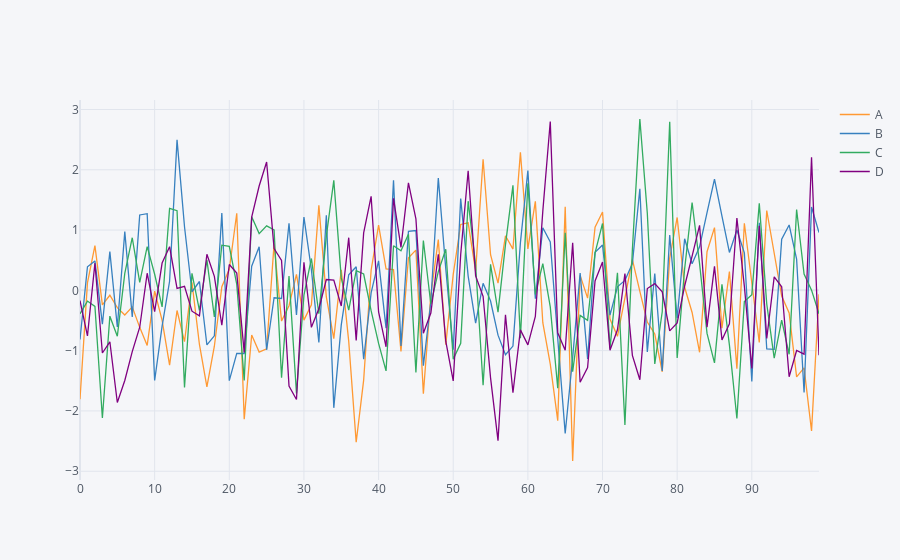

Here is the notebook cell this chart was saved with:
### Code cell
#Interactive plot visual
df.iplot()
